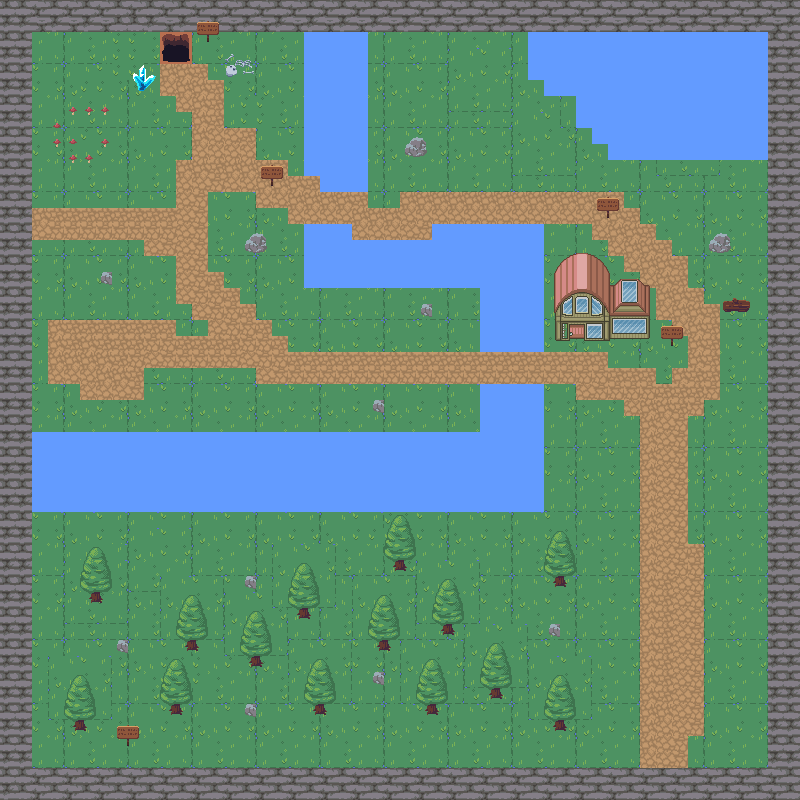

Rendered tile map (Tiled .tmx) drawn with the repository's tilesets; below, a short description and the map source with its tile grids summarised:
An orthogonal 50x50 tile map with 16x16 px tiles, 8 tile layers (background, walls, water, path, ...), 3 tilesets and 60 objects (50x collision, boss_path1, boss_path2, Player, collison, ...).

<map version="1.9" tiledversion="1.9.2" orientation="orthogonal" renderorder="right-down" width="50" height="50" tilewidth="16" tileheight="16" infinite="0" nextlayerid="17" nextobjectid="72">
 <tileset firstgid="1" source="nature.tsx" />
 <tileset firstgid="721" source="house.tsx" />
 <tileset firstgid="1496" source="dungeon.tsx" />
 <layer id="2" name="background" width="50" height="50">
  <data>[2500 cells, 2500 non-empty, 16 distinct tile ids]</data>
 </layer>
 <layer id="3" name="walls" width="50" height="50">
  <data>[2500 cells, 384 non-empty, 4 distinct tile ids]</data>
 </layer>
 <layer id="4" name="water" width="50" height="50">
  <data>[2500 cells, 304 non-empty, 4 distinct tile ids]</data>
 </layer>
 <layer id="5" name="path" width="50" height="50">
  <data>[2500 cells, 349 non-empty, 4 distinct tile ids]</data>
 </layer>
 <layer id="8" name="decorations" width="50" height="50">
  <data>[2500 cells, 462 non-empty, 41 distinct tile ids]</data>
 </layer>
 <layer id="9" name="house" width="50" height="50">
  <data>[2500 cells, 49 non-empty, 49 distinct tile ids]</data>
 </layer>
 <layer id="16" name="dungeon" width="50" height="50">
  <data>[2500 cells, 13 non-empty, 13 distinct tile ids]</data>
 </layer>
 <layer id="15" name="top" width="50" height="50">
  <data>[2500 cells, 105 non-empty, 27 distinct tile ids]</data>
 </layer>
 <objectgroup id="13" name="NPCPaths">
  <object id="26" name="boss_path1" x="160.834" y="735.333" width="15" height="16.5" />
  <object id="27" name="boss_path2" x="351.667" y="736.667" width="16" height="15.5" />
 </objectgroup>
 <objectgroup id="7" name="Objects" class="collision">
  <object id="1" name="Player" x="213" y="165">
   <point />
  </object>
  <object id="6" name="collision" class="collison" x="2.66667" y="-0.666667" width="802" height="32" />
  <object id="7" name="collision" class="collision" x="-2" y="-4" width="32" height="804" />
  <object id="10" name="collision" class="collision" x="-1.33333" y="766.667" width="802" height="32" />
  <object id="11" name="collision" class="collision" x="768" y="-6" width="30" height="804" />
  <object id="12" name="collision" class="collision" x="30.6667" y="432.667" width="512" height="79" />
  <object id="13" name="collision" class="collision" x="305" y="33.3333" width="61" height="142" />
  <object id="14" name="collision" class="collision" x="321" y="169" width="46" height="22" />
  <object id="15" name="collision" class="collision" x="303" y="237" width="240.5" height="50" />
  <object id="16" name="collision" class="collision" x="481" y="224.667" width="62" height="126" />
  <object id="17" name="collision" class="collision" x="480.333" y="385" width="64" height="48" />
  <object id="19" name="collision" class="collision" x="434.667" y="225.333" width="48" height="16" />
  <object id="20" name="collision" class="collision" x="302.667" y="224.333" width="49" height="17.5" />
  <object id="21" name="collision" x="556.167" y="297.833" width="92.3333" height="42" />
  <object id="22" name="enter_house" x="570" y="327.167" width="15.3333" height="18" />
  <object id="23" name="enter_house_exit" x="591.245" y="384.895">
   <point />
  </object>
  <object id="24" name="enter_dungeon" x="157.895" y="28.4495" width="32.7169" height="31.2945" />
  <object id="25" name="dungeon_exit_spawn" x="199.147" y="102.418">
   <point />
  </object>
  <object id="29" name="collision" x="90.5" y="592.5" width="10.5" height="9.5" />
  <object id="30" name="collision" x="74.5" y="720" width="11" height="10" />
  <object id="31" name="collision" x="187" y="640.5" width="10" height="9.5" />
  <object id="32" name="collision" x="171.5" y="703.5" width="9.5" height="11" />
  <object id="33" name="collision" x="250" y="655" width="12" height="11" />
  <object id="34" name="collision" x="298" y="607.5" width="12" height="10.5" />
  <object id="35" name="collision" x="312.5" y="703" width="14" height="11.5" />
  <object id="36" name="collision" x="378.5" y="639" width="11" height="11" />
  <object id="37" name="collision" x="394" y="558.5" width="12" height="11.5" />
  <object id="38" name="collision" x="444" y="624" width="8.5" height="10.5" />
  <object id="39" name="collision" x="427.5" y="703.5" width="10.5" height="11" />
  <object id="40" name="collision" x="488" y="687" width="14" height="11" />
  <object id="41" name="collision" x="554.5" y="575.5" width="12" height="11.5" />
  <object id="42" name="collision" x="555" y="720" width="10" height="10.5" />
  <object id="43" name="collision" x="550" y="621" width="13" height="16" />
  <object id="44" name="collision" x="242" y="575" width="18" height="16" />
  <object id="45" name="collision" x="113" y="639" width="18" height="14" />
  <object id="46" name="collision" x="241" y="703" width="17" height="14" />
  <object id="47" name="collision" x="370" y="671" width="18" height="15" />
  <object id="48" name="collision" x="373" y="396" width="13" height="21" />
  <object id="49" name="collision" x="418" y="303" width="15" height="15" />
  <object id="50" name="collision" x="98.5" y="271.5" width="15" height="14" />
  <object id="51" name="collision" x="244.5" y="233.5" width="23" height="21.5" />
  <object id="52" name="collision" x="261" y="165.5" width="23.5" height="20" />
  <object id="53" name="collision" x="196.5" y="22" width="23" height="20" />
  <object id="54" name="collision" x="404" y="138" width="24" height="20.5" />
  <object id="55" name="collision" x="658.667" y="322.667" width="24" height="22.6667" />
  <object id="56" name="collision" x="114.667" y="724" width="28" height="25.3333" />
  <object id="57" name="collision" x="723.333" y="300.667" width="27.6667" height="11" />
  <object id="58" name="collision" x="710.333" y="234" width="20.6667" height="19.6667" />
  <object id="59" name="collision" x="608" y="33" width="159" height="124" />
  <object id="60" name="collision" x="528.333" y="32" width="78.6667" height="47.6667" />
  <object id="61" name="collision" x="576.333" y="80.6667" width="31.6667" height="47.6667" />
  <object id="62" name="collision" x="543.667" y="80.3333" width="32.6667" height="15" />
  <object id="63" name="collision" x="592.333" y="129.333" width="16" height="15" />
  <object id="64" name="collision" x="608.5" y="157" width="160" height="3" />
  <object id="65" name="collision" x="132" y="64.5" width="24" height="27.5" />
  <object id="66" name="collision" x="596" y="197.5" width="22" height="20" />
  <object id="70" name="player_path1" x="192" y="208.5" width="15.5" height="14.5" />
  <object id="71" name="player_path2" x="192" y="144" width="16" height="16.5" />
 </objectgroup>
</map>
